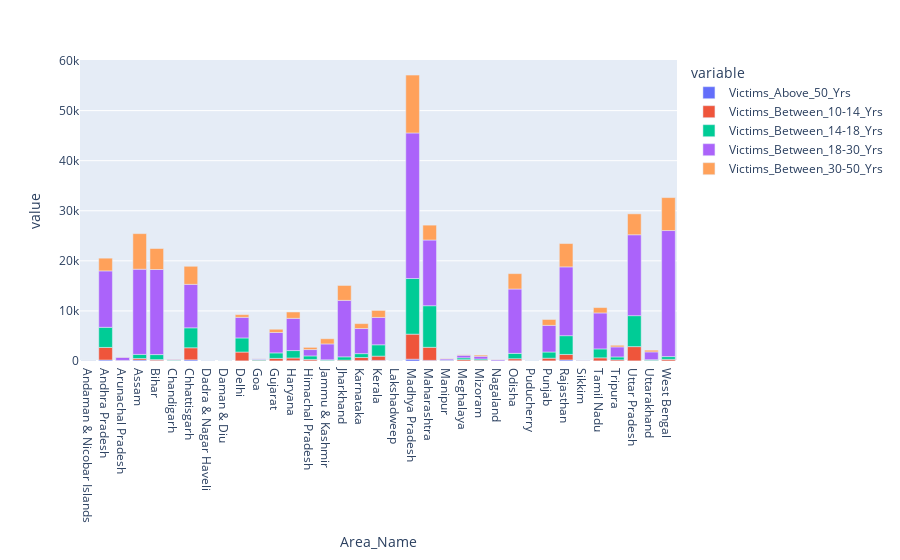

The notebook cell saved with this chart:
### Code cell
fig = px.bar(yeary, x = 'Area_Name', y = ['Victims_Above_50_Yrs','Victims_Between_10-14_Yrs','Victims_Between_14-18_Yrs','Victims_Between_18-30_Yrs','Victims_Between_30-50_Yrs'])
fig.show()

### Figure 1 — Plotly figure (JSON) as saved in the notebook; plotly's stock layout.template omitted (floating-point values rounded to 4 significant figures)
{"data": [{"alignmentgroup": "True", "hovertemplate": "variable=Victims_Above_50_Yrs<br>Area_Name=%{x}<br>value=%{y}<extra></extra>", "legendgroup": "Victims_Above_50_Yrs", "marker": {"color": "#636efa", "pattern": {"shape": ""}}, "name": "Victims_Above_50_Yrs", "offsetgroup": "Victims_Above_50_Yrs", "orientation": "v", "showlegend": true, "textposition": "auto", "type": "bar", "x": ["Andaman & Nicobar Islands", "Andhra Pradesh", "Arunachal Pradesh", "Assam", "Bihar", "Chandigarh", "Chhattisgarh", "Dadra & Nagar Haveli", "Daman & Diu", "Delhi", "Goa", "Gujarat", "Haryana", "Himachal Pradesh", "Jammu & Kashmir", "Jharkhand", "Karnataka", "Kerala", "Lakshadweep", "Madhya Pradesh", "Maharashtra", "Manipur", "Meghalaya", "Mizoram", "Nagaland", "Odisha", "Puducherry", "Punjab", "Rajasthan", "Sikkim", "Tamil Nadu", "Tripura", "Uttar Pradesh", "Uttarakhand", "West Bengal"], "xaxis": "x", "y": [0, 198, 0, 190, 78, 0, 226, 0, 0, 26, 10, 16, 62, 36, 12, 20, 68, 120, 0, 362, 126, 6, 8, 30, 0, 60, 0, 26, 210, 0, 24, 2, 24, 0, 20], "yaxis": "y"}, {"alignmentgroup": "True", "hovertemplate": "variable=Victims_Between_10-14_Yrs<br>Area_Name=%{x}<br>value=%{y}<extra></extra>", "legendgroup": "Victims_Between_10-14_Yrs", "marker": {"color": "#EF553B", "pattern": {"shape": ""}}, "name": "Victims_Between_10-14_Yrs", "offsetgroup": "Victims_Between_10-14_Yrs", "orientation": "v", "showlegend": true, "textposition": "auto", "type": "bar", "x": ["Andaman & Nicobar Islands", "Andhra Pradesh", "Arunachal Pradesh", "Assam", "Bihar", "Chandigarh", "Chhattisgarh", "Dadra & Nagar Haveli", "Daman & Diu", "Delhi", "Goa", "Gujarat", "Haryana", "Himachal Pradesh", "Jammu & Kashmir", "Jharkhand", "Karnataka", "Kerala", "Lakshadweep", "Madhya Pradesh", "Maharashtra", "Manipur", "Meghalaya", "Mizoram", "Nagaland", "Odisha", "Puducherry", "Punjab", "Rajasthan", "Sikkim", "Tamil Nadu", "Tripura", "Uttar Pradesh", "Uttarakhand", "West Bengal"], "xaxis": "x", "y": [16, 2510, 96, 306, 204, 92, 2414, 16, 2, 1764, 120, 506, 544, 276, 80, 156, 632, 852, 0, 4998, 2610, 46, 262, 140, 6, 396, 8, 534, 1100, 68, 606, 220, 2848, 100, 312], "yaxis": "y"}, {"alignmentgroup": "True", "hovertemplate": "variable=Victims_Between_14-18_Yrs<br>Area_Name=%{x}<br>value=%{y}<extra></extra>", "legendgroup": "Victims_Between_14-18_Yrs", "marker": {"color": "#00cc96", "pattern": {"shape": ""}}, "name": "Victims_Between_14-18_Yrs", "offsetgroup": "Victims_Between_14-18_Yrs", "orientation": "v", "showlegend": true, "textposition": "auto", "type": "bar", "x": ["Andaman & Nicobar Islands", "Andhra Pradesh", "Arunachal Pradesh", "Assam", "Bihar", "Chandigarh", "Chhattisgarh", "Dadra & Nagar Haveli", "Daman & Diu", "Delhi", "Goa", "Gujarat", "Haryana", "Himachal Pradesh", "Jammu & Kashmir", "Jharkhand", "Karnataka", "Kerala", "Lakshadweep", "Madhya Pradesh", "Maharashtra", "Manipur", "Meghalaya", "Mizoram", "Nagaland", "Odisha", "Puducherry", "Punjab", "Rajasthan", "Sikkim", "Tamil Nadu", "Tripura", "Uttar Pradesh", "Uttarakhand", "West Bengal"], "xaxis": "x", "y": [88, 4022, 20, 818, 1000, 104, 3986, 26, 8, 2812, 172, 1100, 1476, 702, 152, 656, 770, 2264, 0, 11108, 8304, 80, 366, 234, 40, 1070, 50, 1234, 3750, 66, 1782, 590, 6184, 160, 546], "yaxis": "y"}, {"alignmentgroup": "True", "hovertemplate": "variable=Victims_Between_18-30_Yrs<br>Area_Name=%{x}<br>value=%{y}<extra></extra>", "legendgroup": "Victims_Between_18-30_Yrs", "marker": {"color": "#ab63fa", "pattern": {"shape": ""}}, "name": "Victims_Between_18-30_Yrs", "offsetgroup": "Victims_Between_18-30_Yrs", "orientation": "v", "showlegend": true, "textposition": "auto", "type": "bar", "x": ["Andaman & Nicobar Islands", "Andhra Pradesh", "Arunachal Pradesh", "Assam", "Bihar", "Chandigarh", "Chhattisgarh", "Dadra & Nagar Haveli", "Daman & Diu", "Delhi", "Goa", "Gujarat", "Haryana", "Himachal Pradesh", "Jammu & Kashmir", "Jharkhand", "Karnataka", "Kerala", "Lakshadweep", "Madhya Pradesh", "Maharashtra", "Manipur", "Meghalaya", "Mizoram", "Nagaland", "Odisha", "Puducherry", "Punjab", "Rajasthan", "Sikkim", "Tamil Nadu", "Tripura", "Uttar Pradesh", "Uttarakhand", "West Bengal"], "xaxis": "x", "y": [42, 11262, 632, 17014, 16988, 150, 8678, 44, 6, 4118, 138, 4070, 6438, 1272, 3164, 11276, 5014, 5460, 10, 29064, 13120, 278, 524, 538, 238, 12844, 34, 5316, 13732, 52, 7184, 2002, 16152, 1558, 25172], "yaxis": "y"}, {"alignmentgroup": "True", "hovertemplate": "variable=Victims_Between_30-50_Yrs<br>Area_Name=%{x}<br>value=%{y}<extra></extra>", "legendgroup": "Victims_Between_30-50_Yrs", "marker": {"color": "#FFA15A", "pattern": {"shape": ""}}, "name": "Victims_Between_30-50_Yrs", "offsetgroup": "Victims_Between_30-50_Yrs", "orientation": "v", "showlegend": true, "textposition": "auto", "type": "bar", "x": ["Andaman & Nicobar Islands", "Andhra Pradesh", "Arunachal Pradesh", "Assam", "Bihar", "Chandigarh", "Chhattisgarh", "Dadra & Nagar Haveli", "Daman & Diu", "Delhi", "Goa", "Gujarat", "Haryana", "Himachal Pradesh", "Jammu & Kashmir", "Jharkhand", "Karnataka", "Kerala", "Lakshadweep", "Madhya Pradesh", "Maharashtra", "Manipur", "Meghalaya", "Mizoram", "Nagaland", "Odisha", "Puducherry", "Punjab", "Rajasthan", "Sikkim", "Tamil Nadu", "Tripura", "Uttar Pradesh", "Uttarakhand", "West Bengal"], "xaxis": "x", "y": [8, 2540, 38, 7104, 4194, 48, 3608, 2, 2, 534, 34, 650, 1262, 434, 1036, 2974, 976, 1400, 4, 11566, 2970, 70, 82, 240, 42, 3074, 4, 1180, 4660, 20, 1072, 322, 4172, 346, 6580], "yaxis": "y"}], "layout": {"barmode": "relative", "legend": {"title": {"text": "variable"}, "tracegroupgap": 0}, "margin": {"t": 60}, "xaxis": {"anchor": "y", "domain": [0, 1], "title": {"text": "Area_Name"}}, "yaxis": {"anchor": "x", "domain": [0, 1], "title": {"text": "value"}}}}
